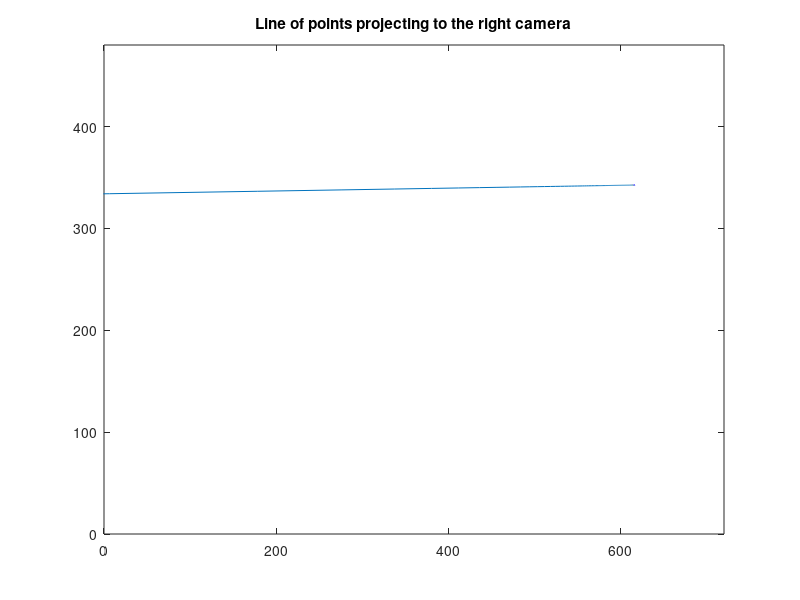

This figure's MATLAB source:
%==========================
%  Name:		hw5_3.m
%
%  Author:		Kairi Kozuma
%
%==========================

% Psi matrix
psi = [400,0,360;0,-400,240;0,0,1];

% Visible point
pL = [16.595;-15.538;63.748];
rL = psi * pL;
pW = [33.1;-39.1;38.5];

scale_vec = [0.5:0.5:100];
pL_vec = pL .* scale_vec;

% Transformation matrix
R_WL = [0.913545457642601,-0.063627629171822,0.401729040058774;0.287606238475951,0.799453749866612,-0.527405302792764;-0.287606238475951,0.597348496800808,0.748637044875238];
R_WR = [0.994521895368273,-0.016351854232753,0.103241544429788;0.073912785203567,0.808411029059454,-0.583959337863936;-0.073912785203567,0.588391217607967,0.805191079946410];
T_WL = [-8.659258262890683;2.169872981077807;4.830127018922193];
T_WR = [10.659258262890683;5.830127018922193;1.169872981077807];

% G matrices
G_WL = [R_WL, T_WL;0,0,0,1];
G_WR = [R_WR, T_WR;0,0,0,1];
G_RL = inv(G_WR) * G_WL;

l_vec = [0:.1:1000];
for i = 1:size(l_vec,2)
    rR(:,i) = [psi,zeros(3,1)] * G_RL * [pL .* l_vec(i) ;1];
end

% Rescale to 1
rR = rR ./ rR(3,:);

% Plot the line
figure(1);
plot(rR(1,:),rR(2,:));
axis([0,720,0,480]);
title('Line of points projecting to the right camera');